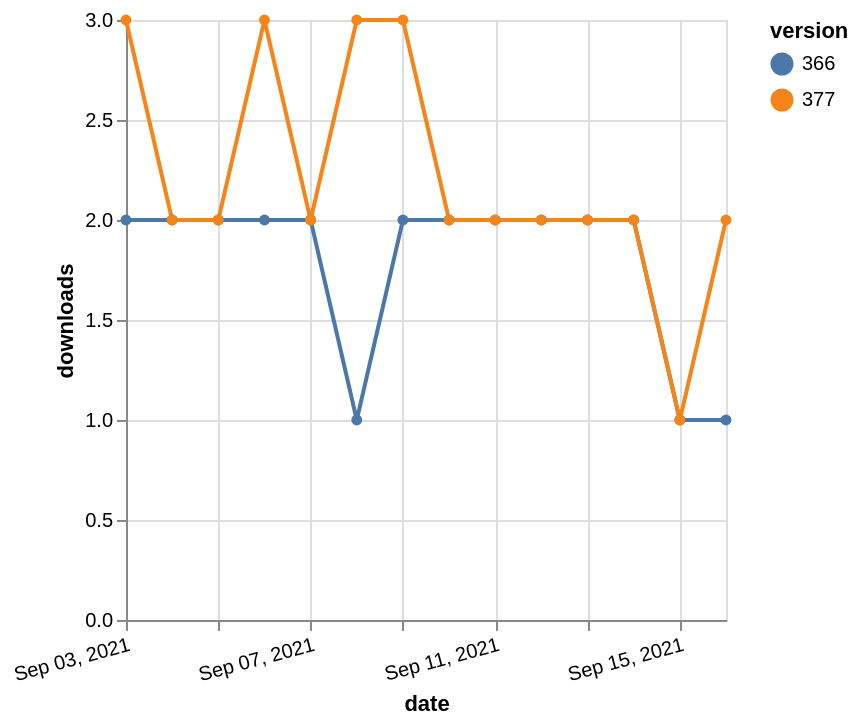

This figure's Vega-Lite source:
### Vega-Lite specification from a JSON file in a GitHub repository (floating-point values rounded to 4 significant figures)
{"$schema": "https://vega.github.io/schema/vega-lite/v5.json", "description": "A simple bar chart with embedded data.", "data": {"values": [{"date": "2021-09-03", "total": 2226, "delta": 2, "version": "366"}, {"date": "2021-09-04", "total": 2228, "delta": 2, "version": "366"}, {"date": "2021-09-05", "total": 2230, "delta": 2, "version": "366"}, {"date": "2021-09-06", "total": 2232, "delta": 2, "version": "366"}, {"date": "2021-09-07", "total": 2234, "delta": 2, "version": "366"}, {"date": "2021-09-08", "total": 2235, "delta": 1, "version": "366"}, {"date": "2021-09-09", "total": 2237, "delta": 2, "version": "366"}, {"date": "2021-09-10", "total": 2239, "delta": 2, "version": "366"}, {"date": "2021-09-11", "total": 2241, "delta": 2, "version": "366"}, {"date": "2021-09-12", "total": 2243, "delta": 2, "version": "366"}, {"date": "2021-09-13", "total": 2245, "delta": 2, "version": "366"}, {"date": "2021-09-14", "total": 2247, "delta": 2, "version": "366"}, {"date": "2021-09-15", "total": 2248, "delta": 1, "version": "366"}, {"date": "2021-09-16", "total": 2249, "delta": 1, "version": "366"}, {"date": "2021-09-03", "total": 2041, "delta": 3, "version": "377"}, {"date": "2021-09-04", "total": 2043, "delta": 2, "version": "377"}, {"date": "2021-09-05", "total": 2045, "delta": 2, "version": "377"}, {"date": "2021-09-06", "total": 2048, "delta": 3, "version": "377"}, {"date": "2021-09-07", "total": 2050, "delta": 2, "version": "377"}, {"date": "2021-09-08", "total": 2053, "delta": 3, "version": "377"}, {"date": "2021-09-09", "total": 2056, "delta": 3, "version": "377"}, {"date": "2021-09-10", "total": 2058, "delta": 2, "version": "377"}, {"date": "2021-09-11", "total": 2060, "delta": 2, "version": "377"}, {"date": "2021-09-12", "total": 2062, "delta": 2, "version": "377"}, {"date": "2021-09-13", "total": 2064, "delta": 2, "version": "377"}, {"date": "2021-09-14", "total": 2066, "delta": 2, "version": "377"}, {"date": "2021-09-15", "total": 2067, "delta": 1, "version": "377"}, {"date": "2021-09-16", "total": 2069, "delta": 2, "version": "377"}]}, "width": "container", "mark": {"type": "line", "point": {"filled": true}}, "encoding": {"x": {"field": "date", "type": "temporal", "timeUnit": "yearmonthdate", "title": "date", "axis": {"labelAngle": -15}}, "y": {"field": "delta", "type": "quantitative", "title": "downloads"}, "color": {"field": "version", "type": "nominal"}, "tooltip": {"field": "delta"}}}
